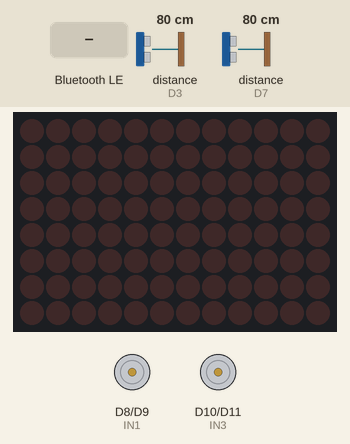
This sketch was run on a simulated Arduino Uno R4 WiFi. On the bench: 12×8 LED matrix, motor-driver pin pairs drawn as motors (green arrow = first pin HIGH = forward, orange = second pin HIGH = backward, longer = more drive, scaled by the enable pin). Wiring (inferred from the names in the program): 2 × ultrasonic range finder: trigger D2, echo D3 / trigger D4, echo D7. Inputs (shaded band) come from the test bench; at power-on: distance to the obstacle (sensors on D3, D7) 80 cm. The echo pulse lasts 58.3 µs per cm; nothing arrives over Bluetooth unless stated; a phone connects over Bluetooth LE 3 s after start.

Above: at 3.8 s.
3.9 s: Bluetooth LE write "F" received
At 4.3 s:
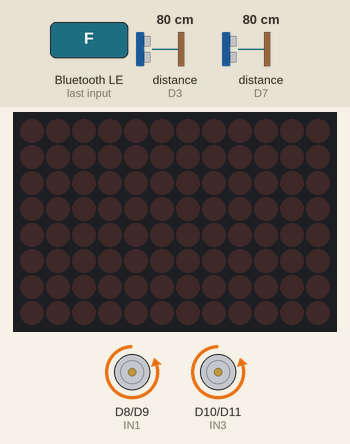
5.4 s: distance to the obstacle (sensor on D3) set to 22 cm
6.9 s: distance to the obstacle (sensor on D3) set to 19 cm
At 7.3 s:
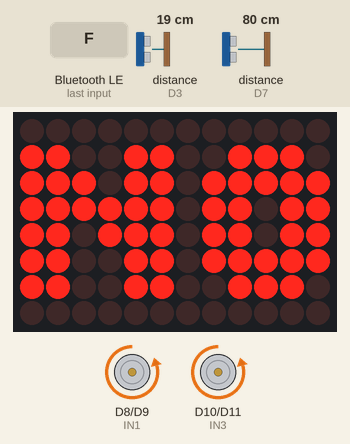
Timing chart, 0 to 9.9 s (numbered marks = the images above; inputs shaded):
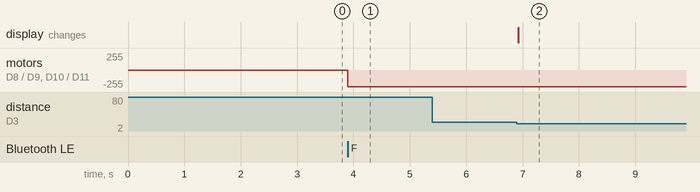

The sketch:

sketch_feb6a.ino
```cpp
/*
  Programador........................: (C) Hugo Fernandes
  Data...............................: 29/12/2025
  Observações........................: Arduino UNO R4 WiFi, Bluetooth, switch case da Máquina de Estados
  HC-SR04 Frente e na parte de Trás.
  Matriz LED a dizer "NO!" quando encontra obstáculo na parte da frente ou na parte de trás.
*/

#include <ArduinoBLE.h>
#include <Arduino_LED_Matrix.h>
#include "animation.h"

ArduinoLEDMatrix matrix;

// Pinos do Motor L298N
const byte IN1 = 8;
const byte IN2 = 9;
const byte IN3 = 10;
const byte IN4 = 11;
const byte ENA = 5;
const byte ENB = 6;

byte velocidade = 250;

// Sensor da Frente e Trás
const int trigPinFront = 2;
const int echoPinFront = 3;
const int trigPinBack = 4;
const int echoPinBack = 7;

long duration;
float distFrente;
float distTras;

// Bloqueios
bool bloqueioFrente = false;
bool bloqueioTras   = false;

// Para não repetir animação sem parar
bool jaMostrouFrente = false;

// Bluetooth
BLEService robotService("18B10001-E8F2-537E-4F6C-D104768A1215");
BLEByteCharacteristic commandChar(
  "18B10002-E8F2-537E-4F6C-D104768A1215",
  BLERead | BLEWrite
);

// Estados da maquina
char command = 'S';

#define LIGADO    0
#define AVANCAR   1
#define TRAS      2
#define DIREITA   3
#define ESQUERDA  4
#define PARAR     5

int estadoAtual = PARAR;

// Setup
void setup() {
  Serial.begin(9600);

  pinMode(IN1, OUTPUT);
  pinMode(IN2, OUTPUT);
  pinMode(IN3, OUTPUT);
  pinMode(IN4, OUTPUT);
  pinMode(ENA, OUTPUT);
  pinMode(ENB, OUTPUT);

  pinMode(trigPinFront, OUTPUT);
  pinMode(echoPinFront, INPUT);

  pinMode(trigPinBack, OUTPUT);
  pinMode(echoPinBack, INPUT);

  matrix.begin();
  matrix.clear();

  BLE.begin();
  BLE.setLocalName("Arduino do Hugão");
  BLE.setAdvertisedService(robotService);
  robotService.addCharacteristic(commandChar);
  BLE.addService(robotService);
  BLE.advertise();
}

// Loop
void loop() {
  BLEDevice central = BLE.central();

  if (central) {
    while (central.connected()) {

      // Ler sensores
      distFrente = lerDistancia(trigPinFront, echoPinFront);
      distTras   = lerDistancia(trigPinBack, echoPinBack);

      // Atualiza bloqueios
      bloqueioFrente = (distFrente <= 20);
      bloqueioTras   = (distTras   <= 20);

      // Se recebeu comando
      if (commandChar.written()) {
        command = commandChar.value();
        atualizarEstado(); // aqui já respeita bloqueios
      }

      // Intercepta movimento perigoso
      // Frente bloqueada e está a tentar avançar -> pára e mostra animação (1x por evento)
      if (estadoAtual == AVANCAR && bloqueioFrente) {
        estadoAtual = PARAR;

        if (!jaMostrouFrente) {
          showObstacleAnimation();
          jaMostrouFrente = true;
        }
      } else {
        // se já não há obstáculo à frente, volta a permitir mostrar numa próxima vez
        if (!bloqueioFrente) jaMostrouFrente = false;

        // Trás bloqueada e está a tentar recuar -> pára (sem animação)
        if (estadoAtual == TRAS && bloqueioTras) {
          estadoAtual = PARAR;
        } else {
          // Máquina de estados
          switch (estadoAtual) {
            case AVANCAR:
              moveForward();
              break;

            case TRAS:
              moveBackward();
              break;

            case ESQUERDA:
              turnLeft();
              break;

            case DIREITA:
              turnRight();
              break;

            case PARAR:
            default:
              stopAll();
              break;
          }
        }
      }

      delay(30);
    }

    stopAll();
    matrix.clear();
  }
}

// Funções e Estado

void atualizarEstado() {
  // Bloqueia só o comando perigoso
  if (command == 'F') {
    if (!bloqueioFrente) estadoAtual = AVANCAR;
    else estadoAtual = PARAR; // ignora F (fica parado)
  }
  else if (command == 'B') {
    if (!bloqueioTras) estadoAtual = TRAS;
    else estadoAtual = PARAR; // ignora B (fica parado)
  }
  else if (command == 'L') estadoAtual = ESQUERDA;
  else if (command == 'R') estadoAtual = DIREITA;
  else estadoAtual = PARAR;
}

float lerDistancia(int trigPin, int echoPin) {
  digitalWrite(trigPin, LOW);
  delayMicroseconds(2);
  digitalWrite(trigPin, HIGH);
  delayMicroseconds(10);
  digitalWrite(trigPin, LOW);

  duration = pulseIn(echoPin, HIGH, 30000);
  if (duration == 0) return 999;
  return duration * 0.034 / 2;
}

// Movimentos
void moveForward() {
  analogWrite(ENA, velocidade);
  analogWrite(ENB, velocidade);
  digitalWrite(IN1, LOW);
  digitalWrite(IN2, HIGH);
  digitalWrite(IN3, LOW);
  digitalWrite(IN4, HIGH);
}

void moveBackward() {
  analogWrite(ENA, velocidade);
  analogWrite(ENB, velocidade);
  digitalWrite(IN1, HIGH);
  digitalWrite(IN2, LOW);
  digitalWrite(IN3, HIGH);
  digitalWrite(IN4, LOW);
}

void turnLeft() {
  analogWrite(ENA, velocidade);
  analogWrite(ENB, velocidade);
  digitalWrite(IN1, HIGH);
  digitalWrite(IN2, LOW);
  digitalWrite(IN3, LOW);
  digitalWrite(IN4, HIGH);
}

void turnRight() {
  analogWrite(ENA, velocidade);
  analogWrite(ENB, velocidade);
  digitalWrite(IN1, LOW);
  digitalWrite(IN2, HIGH);
  digitalWrite(IN3, HIGH);
  digitalWrite(IN4, LOW);
}

void stopAll() {
  digitalWrite(IN1, LOW);
  digitalWrite(IN2, LOW);
  digitalWrite(IN3, LOW);
  digitalWrite(IN4, LOW);
  analogWrite(ENA, 0);
  analogWrite(ENB, 0);
}
```

animation.h
```cpp
#ifndef ANIMATION_H
#define ANIMATION_H

#include <Arduino_LED_Matrix.h>

extern ArduinoLEDMatrix matrix;  // usar a mesma do .ino

// Animação "NO!"

const uint32_t animation[][4] = {
	{
		0xcceed,
		0xffdbddbc,
		0xdfcce000,
		66
	},
	{
		0xcceed,
		0xffdbddbc,
		0xdfcce000,
		66
	},
	{
		0xcceed,
		0xffdbddbc,
		0xdfcce000,
		66
	}
};
// Delay de cada frame
const int frameDelay[] = {66, 66};

// Função para mostrar animação

void showObstacleAnimation() {
    for (int i = 0; i < sizeof(animation)/sizeof(animation[0]); i++) {
        matrix.loadFrame(animation[i]);   // carrega o frame
        delay(frameDelay[i]);             // delay do frame
    }

    matrix.clear();  // limpa no final
}

#endif
```

Measured:
- the behaviour switches between 21 and 20 cm on distance to the obstacle (sensor on D3) (found by bisection; images 1 and 2)
- after the input at 3.9 s, motor on D8 (IN1) / D9 (IN2), motor on D10 (IN3) / D11 (IN4): stopped → backward 250/255 at once
- after the input at 5.4 s, every drawn part: stays the same
- after the input at 6.9 s, the display: changes at once (image 2)
